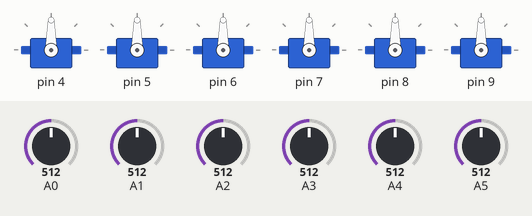
This sketch was run on a simulated Arduino Uno, built with avr-gcc and run on an emulated ATmega328P. On the bench: 6 × servo. Inputs (shaded band) come from the test bench; at power-on: A0 = 512, A1 = 512, A2 = 512, A3 = 512, A4 = 512, A5 = 512.

Above: at 1.2 s.
1.3 s: A0 set to 716
At 1.6 s:
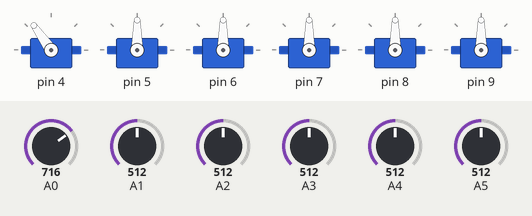
2.8 s: A1 set to 716
At 3.9 s:
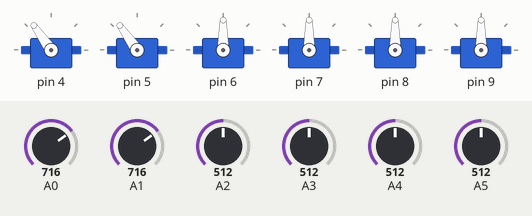
4.3 s: A2 set to 716
At 5.0 s:
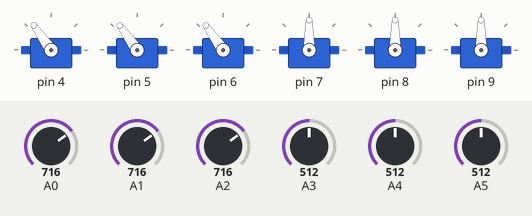
5.8 s: A3 set to 716
At 6.2 s:
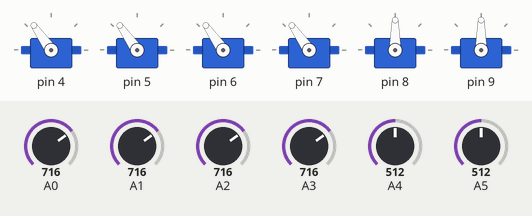
7.3 s: A4 set to 716
At 8.5 s:
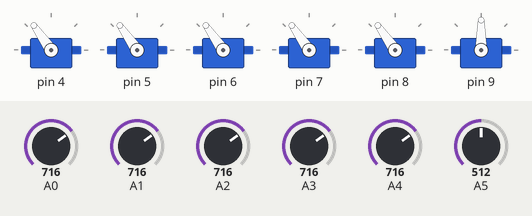
8.8 s: A5 set to 716
At 9.6 s:
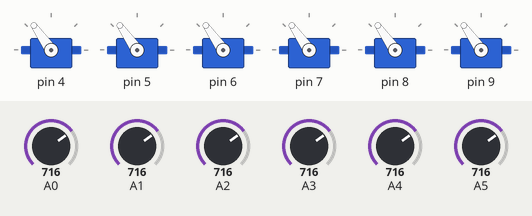
Timing chart, 0 to 11.3 s (numbered marks = the images above; inputs shaded):
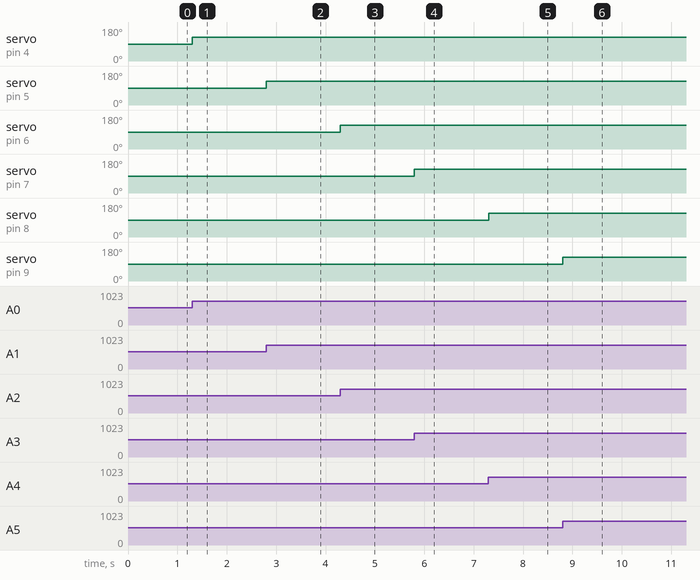

Measured:
- after the input at 1.3 s, servo on pin 4: 90° → 125° at once
- after the input at 2.8 s, servo on pin 5: 90° → 125° at once
- after the input at 4.3 s, servo on pin 6: 90° → 125° at once
- after the input at 5.8 s, servo on pin 7: 90° → 125° at once
- after the input at 7.3 s, servo on pin 8: 90° → 125° at once
- after the input at 8.8 s, servo on pin 9: 90° → 125° at once

The sketch:

arm.ino
```cpp
#include <Servo.h>

Servo servos[6];

void setup() {
  for (int i = 0; i < 6; i++) {
    servos[i].attach(4 + i); // servos will be attached to pin 4, 5, 6, 7, 8 and 9

    // TODO implement servo position feedback, so that the arm makes "slow" movements during setup in case the potentiometers have been changed while the arduino was powered off
  }
}

void moveServo(int idx) {
  int analogValue = analogRead(idx + A0);  // Potentiometers are attached on pins A0 - A5. (A0 = D14, A1 = D15, ...)
  int val = map(analogValue, 0, 1023, 0, 180);

  // TODO implement slow movements so that the arm doesn't move too fast. (probably not needed now, as it is impossible to turn the potentiometer that fast by hand)
  servos[idx].write(val);
}

void loop() {
  for (int i = 0; i < 6; i++) {
    moveServo(i);
  }
}
```
